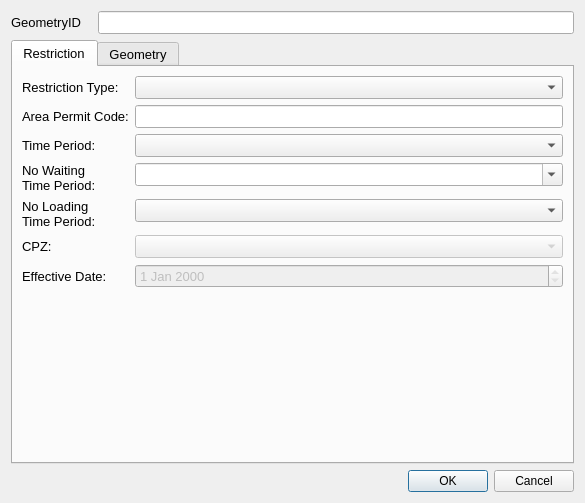
<?xml version="1.0" encoding="UTF-8"?>
<ui version="4.0">
 <class>restrictionDialog</class>
 <widget class="QDialog" name="restrictionDialog">
  <property name="geometry">
   <rect>
    <x>0</x>
    <y>0</y>
    <width>585</width>
    <height>503</height>
   </rect>
  </property>
  <property name="minimumSize">
   <size>
    <width>0</width>
    <height>0</height>
   </size>
  </property>
  <property name="font">
   <font>
    <family>Arial</family>
   </font>
  </property>
  <property name="windowTitle">
   <string>Dialog</string>
  </property>
  <property name="sizeGripEnabled">
   <bool>false</bool>
  </property>
  <layout class="QFormLayout" name="formLayout">
   <property name="fieldGrowthPolicy">
    <enum>QFormLayout::AllNonFixedFieldsGrow</enum>
   </property>
   <item row="0" column="0">
    <widget class="QLabel" name="label">
     <property name="minimumSize">
      <size>
       <width>81</width>
       <height>16</height>
      </size>
     </property>
     <property name="font">
      <font>
       <pointsize>10</pointsize>
      </font>
     </property>
     <property name="text">
      <string>GeometryID</string>
     </property>
    </widget>
   </item>
   <item row="0" column="1">
    <widget class="QLineEdit" name="GeometryID">
     <property name="font">
      <font>
       <pointsize>10</pointsize>
      </font>
     </property>
     <property name="inputMask">
      <string/>
     </property>
     <property name="readOnly">
      <bool>true</bool>
     </property>
     <property name="placeholderText">
      <string/>
     </property>
    </widget>
   </item>
   <item row="2" column="0" colspan="2">
    <widget class="QTabWidget" name="tabWidget">
     <property name="minimumSize">
      <size>
       <width>0</width>
       <height>0</height>
      </size>
     </property>
     <property name="font">
      <font>
       <pointsize>10</pointsize>
      </font>
     </property>
     <property name="cursor">
      <cursorShape>IBeamCursor</cursorShape>
     </property>
     <property name="mouseTracking">
      <bool>true</bool>
     </property>
     <property name="acceptDrops">
      <bool>true</bool>
     </property>
     <property name="currentIndex">
      <number>0</number>
     </property>
     <widget class="QWidget" name="Supply">
      <property name="focusPolicy">
       <enum>Qt::NoFocus</enum>
      </property>
      <attribute name="title">
       <string>Restriction</string>
      </attribute>
      <layout class="QFormLayout" name="formLayout_2">
       <item row="0" column="0">
        <widget class="QLabel" name="lbl_RestrictionType">
         <property name="minimumSize">
          <size>
           <width>90</width>
           <height>16</height>
          </size>
         </property>
         <property name="font">
          <font>
           <pointsize>10</pointsize>
          </font>
         </property>
         <property name="text">
          <string>Restriction Type:</string>
         </property>
        </widget>
       </item>
       <item row="0" column="1">
        <widget class="QComboBox" name="RestrictionTypeID">
         <property name="currentIndex">
          <number>-1</number>
         </property>
        </widget>
       </item>
       <item row="3" column="0">
        <widget class="QLabel" name="lbl_WaitingTimePeriod">
         <property name="minimumSize">
          <size>
           <width>90</width>
           <height>16</height>
          </size>
         </property>
         <property name="font">
          <font>
           <pointsize>10</pointsize>
          </font>
         </property>
         <property name="text">
          <string>No Waiting Time Period:</string>
         </property>
         <property name="wordWrap">
          <bool>true</bool>
         </property>
        </widget>
       </item>
       <item row="3" column="1">
        <widget class="QComboBox" name="NoWaitingTimeID">
         <property name="editable">
          <bool>true</bool>
         </property>
        </widget>
       </item>
       <item row="4" column="0">
        <widget class="QLabel" name="lbl_WaitingTimePeriod_2">
         <property name="minimumSize">
          <size>
           <width>90</width>
           <height>16</height>
          </size>
         </property>
         <property name="font">
          <font>
           <pointsize>10</pointsize>
          </font>
         </property>
         <property name="text">
          <string>No Loading Time Period:</string>
         </property>
         <property name="wordWrap">
          <bool>true</bool>
         </property>
        </widget>
       </item>
       <item row="4" column="1">
        <widget class="QComboBox" name="NoLoadingTimeID"/>
       </item>
       <item row="6" column="0">
        <widget class="QLabel" name="lbl_OpenDate">
         <property name="text">
          <string>Effective Date:</string>
         </property>
        </widget>
       </item>
       <item row="6" column="1">
        <widget class="QDateEdit" name="OpenDate">
         <property name="enabled">
          <bool>false</bool>
         </property>
         <property name="readOnly">
          <bool>true</bool>
         </property>
        </widget>
       </item>
       <item row="5" column="0">
        <widget class="QLabel" name="lbl_CPZ">
         <property name="text">
          <string>CPZ:</string>
         </property>
        </widget>
       </item>
       <item row="5" column="1">
        <widget class="QComboBox" name="CPZ">
         <property name="enabled">
          <bool>false</bool>
         </property>
        </widget>
       </item>
       <item row="1" column="0">
        <widget class="QLabel" name="lbl_PermitCode">
         <property name="text">
          <string>Area Permit Code:</string>
         </property>
         <property name="wordWrap">
          <bool>true</bool>
         </property>
        </widget>
       </item>
       <item row="2" column="0">
        <widget class="QLabel" name="lbl_TimePeriod">
         <property name="text">
          <string>Time Period:</string>
         </property>
        </widget>
       </item>
       <item row="2" column="1">
        <widget class="QComboBox" name="TimePeriodID"/>
       </item>
       <item row="1" column="1">
        <widget class="QLineEdit" name="AreaPermitCode"/>
       </item>
      </layout>
     </widget>
     <widget class="QWidget" name="tab">
      <attribute name="title">
       <string>Geometry</string>
      </attribute>
      <layout class="QFormLayout" name="formLayout_3">
       <item row="0" column="0">
        <widget class="QLabel" name="label_5">
         <property name="font">
          <font>
           <pointsize>10</pointsize>
          </font>
         </property>
         <property name="text">
          <string>Length (m):</string>
         </property>
        </widget>
       </item>
       <item row="0" column="1">
        <widget class="QLineEdit" name="Length">
         <property name="font">
          <font>
           <pointsize>10</pointsize>
          </font>
         </property>
         <property name="readOnly">
          <bool>true</bool>
         </property>
        </widget>
       </item>
       <item row="1" column="0">
        <widget class="QLabel" name="lbl_RoadName">
         <property name="minimumSize">
          <size>
           <width>90</width>
           <height>16</height>
          </size>
         </property>
         <property name="font">
          <font>
           <pointsize>10</pointsize>
          </font>
         </property>
         <property name="text">
          <string>Road Name:</string>
         </property>
        </widget>
       </item>
       <item row="1" column="1">
        <widget class="QLineEdit" name="RoadName"/>
       </item>
       <item row="2" column="0">
        <widget class="QLabel" name="lbl_USRN">
         <property name="minimumSize">
          <size>
           <width>90</width>
           <height>16</height>
          </size>
         </property>
         <property name="font">
          <font>
           <pointsize>10</pointsize>
          </font>
         </property>
         <property name="text">
          <string>USRN:</string>
         </property>
        </widget>
       </item>
       <item row="2" column="1">
        <widget class="QLineEdit" name="USRN"/>
       </item>
       <item row="3" column="0">
        <widget class="QLabel" name="lbl_GeometryType">
         <property name="minimumSize">
          <size>
           <width>90</width>
           <height>16</height>
          </size>
         </property>
         <property name="font">
          <font>
           <pointsize>10</pointsize>
          </font>
         </property>
         <property name="text">
          <string>Geometry Type</string>
         </property>
        </widget>
       </item>
       <item row="3" column="1">
        <widget class="QComboBox" name="GeomShapeID">
         <property name="editable">
          <bool>false</bool>
         </property>
         <property name="currentIndex">
          <number>-1</number>
         </property>
        </widget>
       </item>
       <item row="4" column="0">
        <widget class="QLabel" name="lbl_RoadName_2">
         <property name="minimumSize">
          <size>
           <width>90</width>
           <height>16</height>
          </size>
         </property>
         <property name="font">
          <font>
           <pointsize>10</pointsize>
          </font>
         </property>
         <property name="text">
          <string>RestrictionID:</string>
         </property>
        </widget>
       </item>
       <item row="4" column="1">
        <widget class="QLineEdit" name="RestrictionID"/>
       </item>
      </layout>
     </widget>
    </widget>
   </item>
   <item row="4" column="1">
    <widget class="QDialogButtonBox" name="button_box">
     <property name="standardButtons">
      <set>QDialogButtonBox::Cancel|QDialogButtonBox::Ok</set>
     </property>
    </widget>
   </item>
  </layout>
 </widget>
 <resources/>
 <connections/>
</ui>
